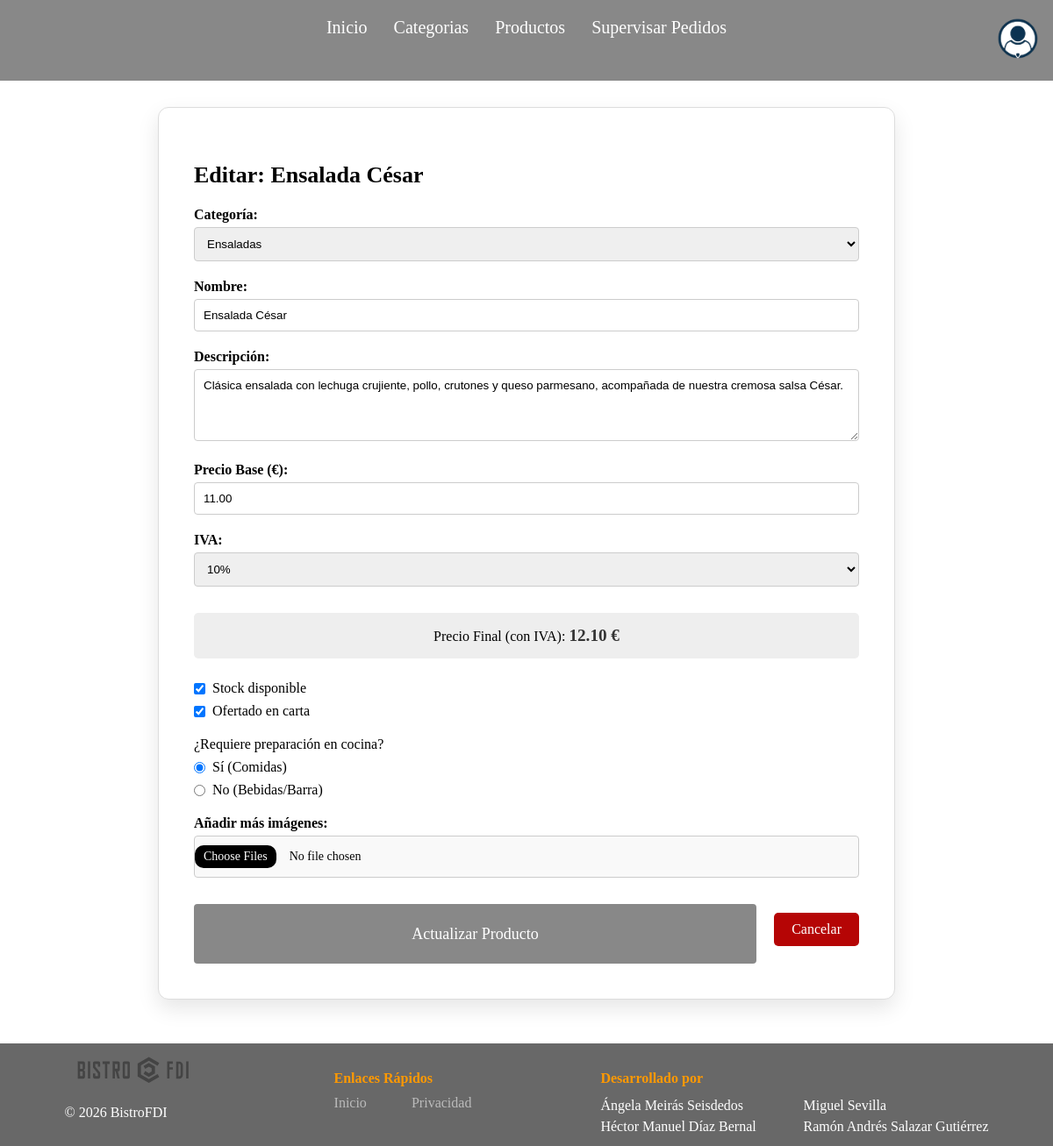
The app's page /practica3/includes/vistas/productos/apoyo/productos_actualizar.php?id=5 (signed in) with its own data.
### tables this page shows
CREATE TABLE `productos` (
  `id` int(11) NOT NULL,
  `id_categoria` int(11) NOT NULL,
  `nombre` varchar(150) NOT NULL,
  `descripcion` text DEFAULT NULL,
  `precio_base` decimal(10,2) NOT NULL,
  `iva` int(11) NOT NULL CHECK (`iva` in (4,10,21)),
  `disponible` tinyint(1) DEFAULT 1,
  `ofertado` tinyint(1) DEFAULT 1,
  `cocinable` tinyint(1) DEFAULT 1
);

### practica3/includes/clases/SA/CategoriaSA.php (called while the page is built, shortened)
<?php
class CategoriaSA {
    private $dao;
    public function __construct($db_connection) {
        $this->dao = new CategoriaDAO($db_connection);
    }
    public function obtenerTodas() {
        return $this->dao->listarTodas();
    }
}

### practica3/includes/clases/DAO/CategoriaDAO.php (called while the page is built, shortened)
<?php
class CategoriaDAO {
    private $db;
    public function __construct($db_connection) {
        $this->db = $db_connection;
    }
    public function listarTodas() {
        $query = "SELECT * FROM categorias ORDER BY nombre ASC";
        $res = mysqli_query($this->db, $query);
        $categorias = [];
        while ($row = mysqli_fetch_assoc($res)) {
            $imagen = isset($row['imagen']) && !empty($row['imagen']) ? $row['imagen'] : 'categoria_default.png';
            $categorias[] = new Categoria(
                $row['id'],
                $row['nombre'],
                $row['descripcion'],
                $imagen
            );
        }
        return $categorias;
    }
}

### practica3/includes/clases/DTO/Categoria.php (called while the page is built, shortened)
<?php
class Categoria {
    private $id;
    private $nombre;
    public function __construct($id, $nombre, $descripcion, $imagen = 'default_cat.png') {
        $this->id = $id;
        $this->nombre = $nombre;
    }
    public function getId() { return $this->id; }
    public function getNombre() { return $this->nombre; }
}

### practica3/includes/clases/DTO/Producto.php (called while the page is built, shortened)
<?php
class Producto {
    private $id_categoria;
    private $nombre;
    private $descripcion;
    private $precio_base;
    private $iva;
    private $disponible;
    private $ofertado;
    private $cocinable;
    public function __construct($id, $id_cat, $nom, $desc, $pb, $iva, $disp, $ofert, $cocinable = 1, $cat_nom = '', $imagenes = []) {
        $this->id_categoria = $id_cat;
        $this->nombre = $nom;
        $this->descripcion = $desc;
        $this->precio_base = $pb;
        $this->iva = $iva;
        $this->disponible = $disp;
        $this->ofertado = $ofert;
        $this->cocinable = $cocinable;
    }
    public function getIdCategoria() { return $this->id_categoria; }
    public function getNombre() { return $this->nombre; }
    public function getDescripcion() { return $this->descripcion; }
    public function getPrecioBase() { return $this->precio_base; }
    public function getIva() { return $this->iva; }
    public function getDisponible() { return $this->disponible; }
    public function getOfertado() { return $this->ofertado; }
    public function getCocinable() { return $this->cocinable; }
}
?>

### practica3/includes/clases/DAO/ProductoDAO.php (called while the page is built, shortened)
<?php
class ProductoDAO {
    private $db;
    public function __construct($db_connection) {
        $this->db = $db_connection;
    }
    public function obtenerPorId($id) {
        $sql = "SELECT p.*, c.nombre as cat_nombre FROM productos p LEFT JOIN categorias c ON p.id_categoria = c.id WHERE p.id = ?";
        $stmt = mysqli_prepare($this->db, $sql);
        mysqli_stmt_bind_param($stmt, "i", $id);
        mysqli_stmt_execute($stmt);
        $res = mysqli_stmt_get_result($stmt);
        if ($row = mysqli_fetch_assoc($res)) {
            $imgSql = "SELECT ruta_imagen FROM productos_imagenes WHERE id_producto = ? ORDER BY orden";
            $imgStmt = mysqli_prepare($this->db, $imgSql);
            mysqli_stmt_bind_param($imgStmt, "i", $id);
            mysqli_stmt_execute($imgStmt);
            $imgRes = mysqli_stmt_get_result($imgStmt);
            $imagenes = [];
            while($imgRow = mysqli_fetch_assoc($imgRes)) {
                $imagenes[] = $imgRow['ruta_imagen'];
            }
            $cocinable = isset($row['cocinable']) ? $row['cocinable'] : 1;
            return new Producto($row['id'], $row['id_categoria'], $row['nombre'], $row['descripcion'],
                                $row['precio_base'], $row['iva'], $row['disponible'], $row['ofertado'],
                                $cocinable, $row['cat_nombre'], $imagenes);
        }
        return null;
    }
}
?>

### practica3/includes/clases/SA/ProductoSA.php (called while the page is built, shortened)
<?php
class ProductoSA {
    private $dao;
    public function __construct($db_connection) {
        $this->dao = new ProductoDAO($db_connection);
    }
    public function buscarProducto($id) {
        return $this->dao->obtenerPorId($id);
    }
}

### practica3/includes/vistas/productos/apoyo/formularioActualizarProducto.php (the view, shortened to what this page needs)
<?php
class FormularioActualizarProducto {
    private $db;
    private $producto;
    public function __construct($db_connection, $producto = null) {
        $this->db = $db_connection;
        $this->producto = $producto;
    }
    public function gestiona() {
        return $this->generaFormulario();
    }
    private function generaFormulario() {
        $catSA = new CategoriaSA($this->db);
        $categorias = $catSA->obtenerTodas();
        $optionsCategorias = "";
        foreach($categorias as $cat) {
            $selected = ($cat->getId() == $this->producto->getIdCategoria()) ? "selected" : "";
            $optionsCategorias .= '<option value="'.$cat->getId().'" '.$selected.'>'.htmlspecialchars($cat->getNombre()).'</option>';
        }
        $ivaActual = $this->producto->getIva();
        $sel4 = ($ivaActual == 4) ? "selected" : "";
        $sel10 = ($ivaActual == 10) ? "selected" : "";
        $sel21 = ($ivaActual == 21) ? "selected" : "";
        $nombreVal = htmlspecialchars($this->producto->getNombre());
        $descVal = htmlspecialchars($this->producto->getDescripcion());
        $precioVal = $this->producto->getPrecioBase();
        $idVal = $this->producto->getId();
        $checkDisp = $this->producto->getDisponible() ? 'checked' : '';
        $checkOfert = $this->producto->getOfertado() ? 'checked' : '';
        $checkCocinableSi = $this->producto->getCocinable() ? 'checked' : '';
        $checkCocinableNo = !$this->producto->getCocinable() ? 'checked' : '';
        return <<<EOF
        <form action="procesar_producto.php" method="POST" enctype="multipart/form-data" class="form-estilizado">
            <input type="hidden" name="accion" value="actualizar">
            <input type="hidden" name="id" value="$idVal">
            <h2>Editar: $nombreVal</h2>
            <label>Categoría:</label>
            <select name="id_categoria">
                $optionsCategorias
            </select>
            <label>Nombre:</label>
            <input type="text" name="nombre" value="$nombreVal" required>
            <label>Descripción:</label>
            <textarea name="descripcion" rows="4" required>$descVal</textarea>
            <label>Precio Base (€):</label>
            <input type="number" step="0.01" name="precio_base" id="p_base" value="$precioVal" oninput="recalcular()" required>
            <label>IVA:</label>
            <select name="iva" id="p_iva" onchange="recalcular()">
                <option value="4" $sel4>4%</option>
                <option value="10" $sel10>10%</option>
                <option value="21" $sel21>21%</option>
            </select>
            <div class="precio-final-destacado">
                Precio Final (con IVA): <strong id="p_final">0.00 €</strong>
            </div>
            <div class="grupo-checkbox">
                <label><input type="checkbox" name="disponible" value="1" $checkDisp> Stock disponible</label>
                <label><input type="checkbox" name="ofertado" value="1" $checkOfert> Ofertado en carta</label>
            </div>
            <div class="grupo-checkbox" style="margin-top: 15px;">
                <label>¿Requiere preparación en cocina?</label>
                <label><input type="radio" name="cocinable" value="1" $checkCocinableSi> Sí (Comidas)</label>
                <label><input type="radio" name="cocinable" value="0" $checkCocinableNo> No (Bebidas/Barra)</label>
            </div>
            <label>Añadir más imágenes:</label>
            <input type="file" name="imagenes[]" accept="image/*" multiple>
            <div class="acciones" style="margin-top: 30px;">
                <button type="submit">Actualizar Producto</button>
                <a href="../productos_gerente.php" class="boton-borrar">Cancelar</a>
            </div>
        </form>
EOF;
    }
}

### practica3/css/movil.css (style rules this page uses)
* { box-sizing: border-box; }
body { margin: 0; display: flex; flex-direction: column; min-height: 100vh; max-width: 100% !important; overflow-x: hidden; padding-top: 60px; }
input[type="file"] { padding: 10px; width: 100%; background-color: #f9f9f9; border: 1px solid #ccc; border-radius: 4px; box-sizing: border-box; font-family: 'Times New Roman', Times, serif; font-size: 14px; }
form { background-color: #f9f9f9; padding: 20px; border-radius: 8px; box-shadow: 0 2px 10px rgba(0, 0, 0, 0.1); width: 90%; max-width: 90%; margin: 20px auto; text-align: left; }
label { font-family: 'Times New Roman', Times, serif; font-weight: bold; display: block; margin-bottom: 5px; }
input[type="password"], input[type="text"], input[type="email"], textarea { width: 100%; padding: 10px; margin-bottom: 20px; border: 1px solid #ccc; border-radius: 4px; box-sizing: border-box; font-family: Arial, sans-serif; }
button[type="submit"] { background-color: #888888; color: white; padding: 12px 20px; border: none; border-radius: 4px; cursor: pointer; font-size: 18px; font-family: 'Times New Roman', Times, serif; width: 100%; }
h2 { font-size: 26px; font-family: 'Times New Roman', Times, serif; }
.form-estilizado input[type="number"], .form-estilizado input[type="password"], .form-estilizado input[type="text"], .form-estilizado input[type="email"], .form-estilizado select, .form-estilizado textarea { width: 100%; padding: 10px; margin-bottom: 20px; border: 1px solid #ccc; border-radius: 4px; box-sizing: border-box; font-family: Arial, sans-serif; }
.form-estilizado input[type="file"] { display: block; width: 100%; overflow: visible; white-space: normal; font-size: 13px; padding: 12px; background: #fdfdfd; border: 1px dashed #ccc; }
.form-estilizado label { display: block; margin-bottom: 8px; font-weight: bold; text-align: left; }
.form-estilizado { width: 98%; margin: 10px auto; padding: 15px; box-shadow: none; }
.acciones { flex-direction: column; }
.acciones button, .acciones a { width: 100%; margin-bottom: 10px; }
.precio-final-destacado { margin: 10px 0 25px 0; padding: 15px; background-color: #eee; border-radius: 5px; text-align: center; font-family: 'Times New Roman', Times, serif; }
.precio-final-destacado strong { font-size: 1.2em; color: #333; }
.grupo-checkbox { margin-bottom: 20px; }
.grupo-checkbox label { display: flex; align-items: center; gap: 8px; font-weight: normal; margin-bottom: 8px; cursor: pointer; }
.grupo-checkbox input { width: auto; margin: 0; }
.boton-borrar { margin-top: 10px; background-color: rgb(181, 5, 5); color: white; padding: 10px 20px; text-decoration: none; border-radius: 5px; font-family: 'Times New Roman', Times, serif; margin-bottom: 20px; display: inline-block; }
.acciones { margin-top: 20px; }

### records on screen
productos: nombre "Ensalada César", descripcion "Clásica ensalada con lechuga crujiente, pollo, crutones y queso parmesano, acompañada de nuestra cremosa salsa César.", precio_base "11.00"

### other values on screen
form field id_categoria "Ensaladas"
